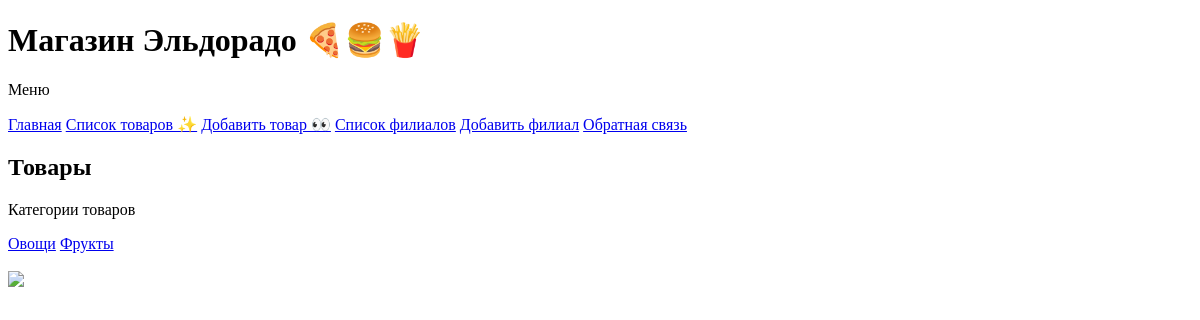
The app's page /products, older data.
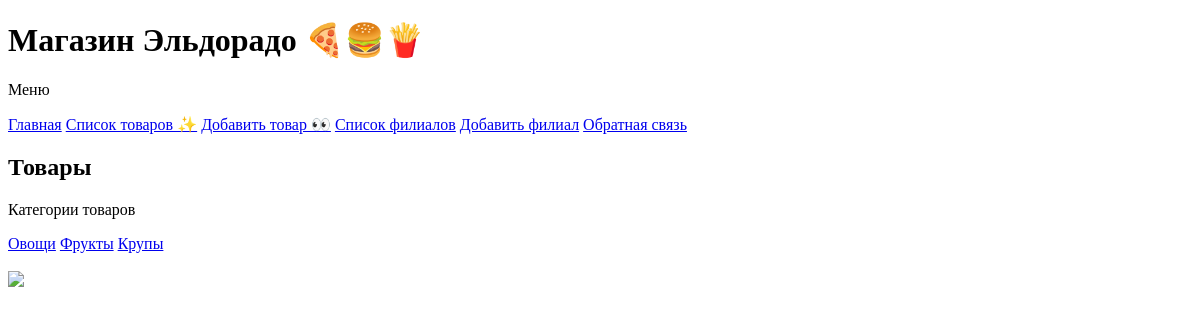
The same page, newer data.
### core/models.py (models this page shows, shortened)
class ProductCategory(models.Model):
    name = models.CharField(max_length=200, verbose_name='Название')
    class Meta:
        verbose_name = 'Категория товара'
        verbose_name_plural = 'Категории товаров'

### core/views.py (the view)
# urls.py: path('products', products),
def products(request):
    categories = ProductCategory.objects.all() # select * from Product_category
    context = {'categories': categories}
    return render(request, 'products.html', context)

### templates/products.html (shortened to what this page needs)
{% extends 'base.html' %}
{% block content %}
<h2>Товары</h2>
<p>Категории товаров</p>
{% for category in categories %}
<a href="/categories/{{ category.id }}">{{ category.name }}</a>
{% endfor %}
{% endblock %}

Row changes from the older to the newer data that the page shows:
added ProductCategory: name "Крупы"
